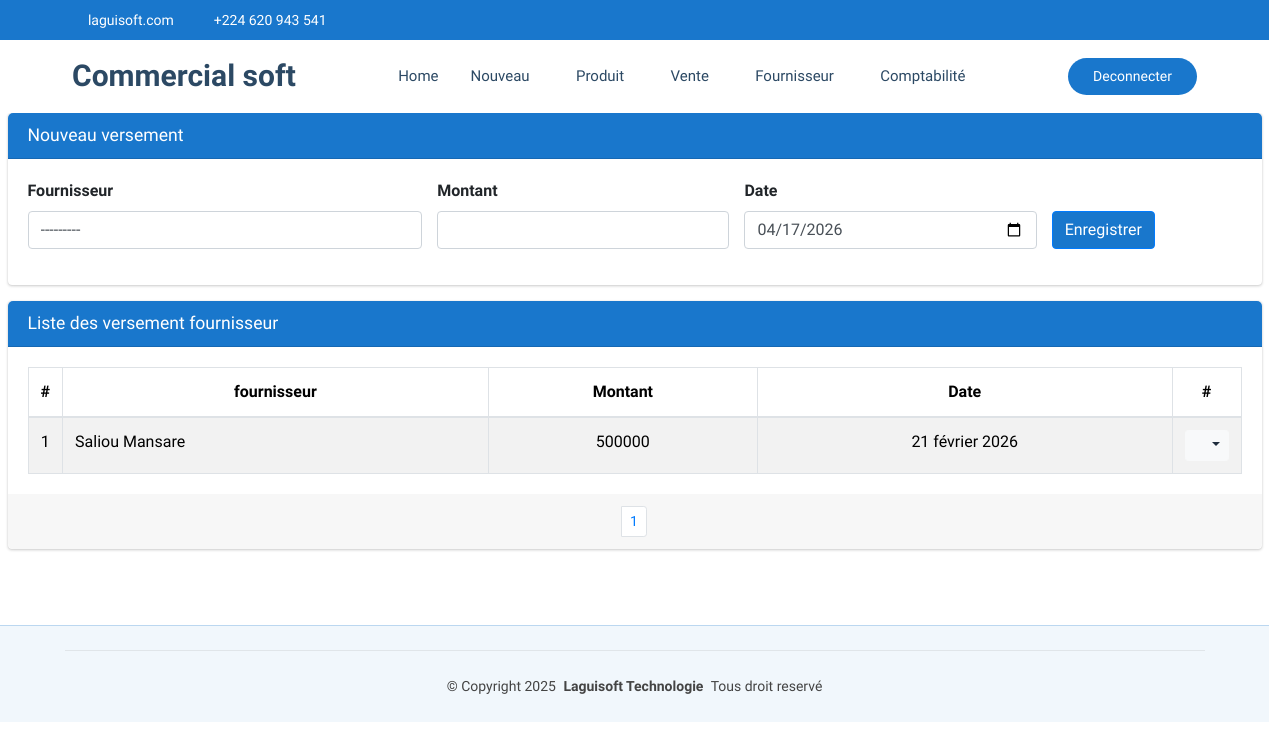
Screenshot of /commerce/commerce/versementFournisseur (signed in) with the database file from the repository.
### CommercialSoft/models.py (models this page shows)
class VersementFournisseur(models.Model):
    fournisseur=models.ForeignKey(Fournisseur, on_delete=models.CASCADE, related_name='versementFournisseur')
    montant=models.BigIntegerField()
    date=models.DateField(default=timezone.now)

class Fournisseur(models.Model):
    nom=models.CharField(max_length=100, unique=True)
    adresse=models.CharField(max_length=30)
    telephone=models.CharField(max_length=20)
    def __str__(self):
        return self.nom

### CommercialSoft/views.py (the view)
# urls.py: path('commerce/versementFournisseur', views.versementFournisseur_list_create,name="commerce_versementFournisseur"),
@login_required
@user_passes_test(est_admin_ou_gestionnaire)
def versementFournisseur_list_create(request):
    if request.method == "POST":
        form = VersementFournisseurForm(request.POST)
        if form.is_valid():
            form.save()  # Sauvegarder après modification
            messages.success(request, "Versement créée avec succès !")
            return redirect('commerce_versementFournisseur')
        else:
            messages.error(request, "Erreur lors de la création du versement.")
    else:
        form = VersementFournisseurForm()
    versementFournisseur = VersementFournisseur.objects.all().order_by('-date')
    paginator = Paginator(versementFournisseur, 15)
    page = request.GET.get('page')
    paginated_depense = paginator.get_page(page)
    return render(request, 'CommercialSoft/versementFournisseur.html', {'form': form,'listes': paginated_depense})

### CommercialSoft/forms.py
class VersementFournisseurForm(forms.ModelForm):
    class Meta:
        model = VersementFournisseur
        fields = ['fournisseur', 'montant', 'date']
        widgets = {
            'fournisseur': forms.Select(attrs={'class': 'form-control select2bs4', "id":"idFournisseur"}),
            'montant': forms.NumberInput(attrs={'class': 'form-control'}),
            'date': forms.DateInput(attrs={'class': 'form-control', 'type': 'date', 'id':'idDate'}),
        }

### CommercialSoft/views.py (called while the page is built)
def est_admin_ou_gestionnaire(user):
    return (
        user.groups.filter(name="Administrateur").exists()
        or user.groups.filter(name="Gestionnaire").exists()
    )

### CommercialSoft/templates/CommercialSoft/versementFournisseur.html (shortened to what this page needs)
{% extends "CommercialSoft/starter-page.html" %}
{% load static %}
{% block css %}
    <link rel="stylesheet" href="{% static 'autre/plugins/fontawesome-free/css/all.min.css' %}">
    <link rel="stylesheet" href="https://code.ionicframework.com/ionicons/2.0.1/css/ionicons.min.css">
  <link rel="stylesheet" href="{% static 'autre/plugins/sweetalert2-theme-bootstrap-4/bootstrap-4.min.css' %}">
    <link rel="stylesheet" href="{% static 'autre/dist/css/adminlte.min.css' %}">
    <link rel="stylesheet" href="{% static 'autre/plugins/toastr/toastr.min.css' %}">
{% endblock %}
{% block corp %}
<section class="content pt-0">
  <div class="container-fluid">
            <div class="row">
              <div class="col-md-12">
                <div class="card card-primary">
                  <div class="card-header">
                    <h3 class="card-title">Nouveau versement</h3>
                  </div>
                  <form role="form" action="{% url 'commerce_versementFournisseur' %}" method="post">
                    <div class="card-body">
                      <div class="row justify-content-center align-items-end">
                        <div class="col-md-4">
                          <div class="form-group">
                            <label for="fournisseur">Fournisseur</label>
                            {{ form.fournisseur }}
                          </div>
                        </div>
                        <div class="col-md-3">
                          <div class="form-group">
                            <label for="montant">Montant</label>
                            {{ form.montant }}
                          </div>
                        </div>
                        <div class="col-md-3">
                          <div class="form-group">
                            <label for="date">Date</label>
                            {{ form.date }}
                          </div>
                        </div>
                        <div class="col-md-2">
                            <div class="form-group">
                                <button type="submit" class="btn btn-primary">Enregistrer</button>
                            </div>
                        </div>
                      </div>
                    </div>
                  </form>
                </div>
              </div>
            </div>
    <div class="row">
      <div class="col-md-12">
        <div class="card card-primary">
            <div class="card-header">
              <h3 class="card-title">Liste des versement fournisseur</h3>
            </div>
            <div class="card-body">
              <table class="table table-bordered table-hover table-striped">
                <thead>
                  <tr>
                    <th style="width: 10px" class="text-center">#</th>
                    <th class="text-center">fournisseur</th>
                    <th class="text-center">Montant</th>
                    <th class="text-center">Date</th>
                    <th style="width: 40px" class="text-center">#</th>
                  </tr>
                </thead>
                <tbody>
                  {% if listes %}
                    {% for liste in listes %}
                      <tr>
                        <td class="text-center">{{liste.id}}</td>
                        <td>{{liste.fournisseur}}</td>
                        <td class="text-center">{{liste.montant}}</td>
                        <td class="text-center">{{liste.date}}</td>
                        <td class="text-center">
                          <div class="btn-group">
                            <button type="button" class="btn btn-sm btn-light dropdown-toggle" data-toggle="dropdown" aria-expanded="false">
                              <i class="fas fa-cogs"></i>
                            </button>
                          </div>
                        </td>
                      </tr>
                    {% endfor %}
                  {% else %}
                    <tr>
                      <td colspan="14" class="text-center">Aucune ligne disponible pour le moment.</td>
                    </tr>
                  {% endif %}
                </tbody>
              </table>
            </div>
            <div class="card-footer clearfix">
              <ul class="pagination pagination-sm m-0 justify-content-center">
                <li class="page-item">
                  {% for num in listes.paginator.page_range %}
                    {% if listes.number == num %}
                      <li class="page-item"><a class="page-link" href="">{{ num }}</a></li>
                    {% else %}
                      <li class="page-item"><a class="page-link" href="?page={{ num }}">{{ num }}</a></li>
                    {% endif %}
                  {% endfor %}
              </ul>
            </div>
          </div>
      </div>
    </div>
  </div>
</section>
  {% endblock %}

### CommercialSoft/static/clinique/assets/css/main.css (style rules this page uses)
:root { --default-font: "Roboto", system-ui, -apple-system, "Segoe UI", Roboto, "Helvetica Neue", Arial, "Noto Sans", "Liberation Sans", sans-serif, "Apple Color Emoji", "Segoe UI Emoji", "Segoe UI Symbol", "Noto Color Emoji"; --heading-font: "Poppins", sans-serif; --nav-font: "Raleway", sans-serif; }
:root { --background-color: #ffffff; --default-color: #444444; --heading-color: #2c4964; --accent-color: #1977cc; --surface-color: #ffffff; --contrast-color: #ffffff; }
:root { --nav-color: #2c4964; --nav-hover-color: #1977cc; --nav-mobile-background-color: #ffffff; --nav-dropdown-background-color: #ffffff; --nav-dropdown-color: #2c4964; --nav-dropdown-hover-color: #1977cc; }
:root { scroll-behavior: smooth; }
body { color: var(--default-color); background-color: var(--background-color); font-family: var(--default-font); }
h1, h2, h3, h4, h5, h6 { color: var(--heading-color); font-family: var(--heading-font); }
section, .section { color: var(--default-color); background-color: var(--background-color); padding: 60px 0; scroll-margin-top: 72px; overflow: clip; }

### rows the page displays
VersementFournisseur: id "1", fournisseur "Saliou Mansare", montant "500000", date "21 février 2026"

### other values shown
{{ num }} "1"
